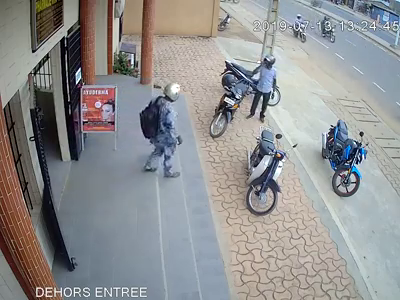
#> input picture frame 145 of video.mp4, 400 x 300 px
$ python calcul_flow.py
#> lines starting #> are read from the running program, lines starting #| are printed output that depends on the picture
import cv2
import numpy as np


cap = cv2.VideoCapture("video.mp4")

ret, frame1 = cap.read()
#> frame1 is the input picture: shape (300, 400, 3); mean B, G, R 144.9, 144.1, 143.9
prvs = cv2.cvtColor(frame1,cv2.COLOR_BGR2GRAY)
hsv = np.zeros_like(frame1)
hsv[...,1] = 255
while(1):
    ret, frame2 = cap.read()
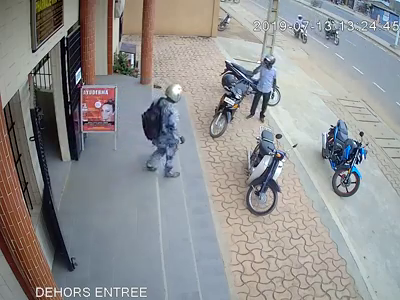
#> input picture frame 146 of video.mp4, 400 x 300 px
#> frame2 is the input picture: shape (300, 400, 3); mean B, G, R 144.9, 144.2, 143.9
    next = cv2.cvtColor(frame2,cv2.COLOR_BGR2GRAY)
    flow = cv2.calcOpticalFlowFarneback(prvs,next, None, 0.5, 3, 15, 3, 5, 1.2, 0)
    mag, ang = cv2.cartToPolar(flow[...,0], flow[...,1])
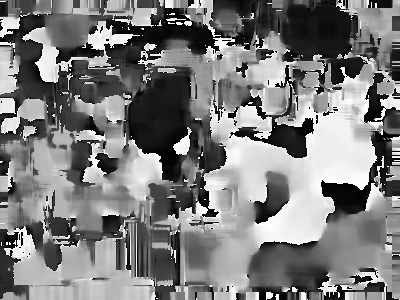
#> ang: shape (300, 400) float32; min 3.5e-05, max 6.28, mean 3.08; drawn with min black and max white
    hsv[...,0] = ang*180/np.pi/2
    hsv[...,2] = cv2.normalize(mag,None,0,255,cv2.NORM_MINMAX)
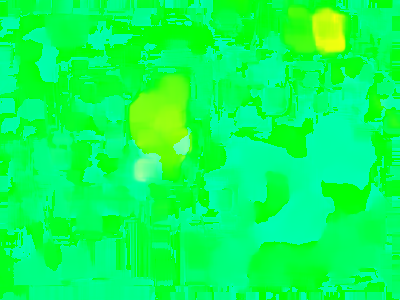
#> hsv: shape (300, 400, 3); mean of channels 0, 1, 2 87.7, 255, 7.7; drawn as B, G, R
    bgr = cv2.cvtColor(hsv,cv2.COLOR_HSV2BGR)
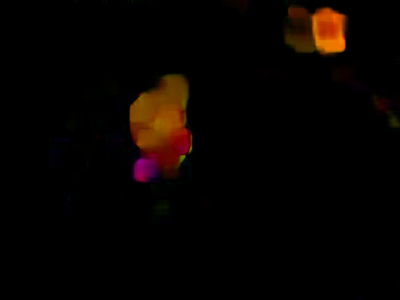
#> bgr: shape (300, 400, 3); mean B, G, R 0.5, 3.1, 7.6
    # Redimensionner les 2 images avant de les mettre cote à  cote
    imstack1 = cv2.resize(bgr,(600,600))
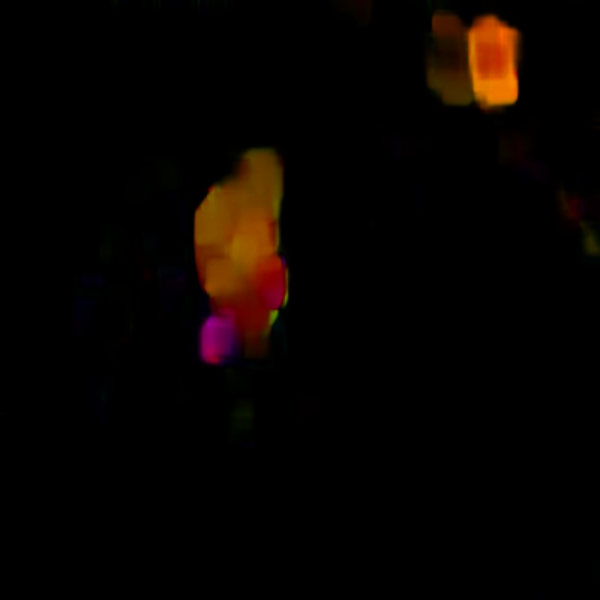
#> imstack1: shape (600, 600, 3); mean B, G, R 0.5, 3.1, 7.6
    imstack2 = cv2.resize(frame2,(600,600))
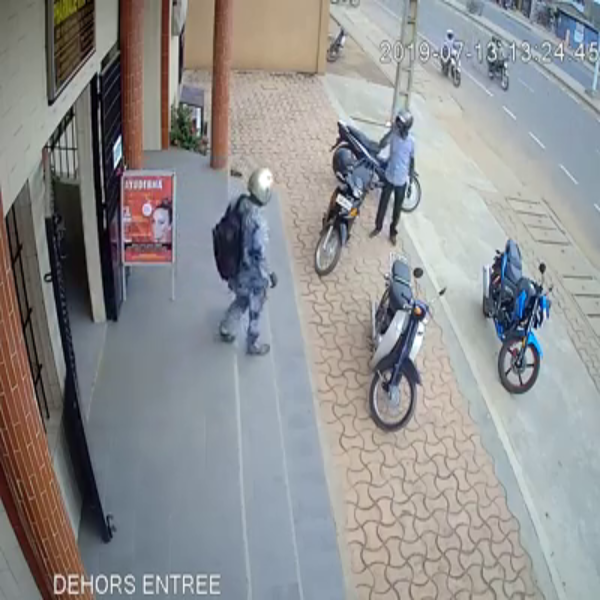
#> imstack2: shape (600, 600, 3); mean B, G, R 144.8, 144.1, 143.8
    imstack_final = np.hstack((imstack2,imstack1))
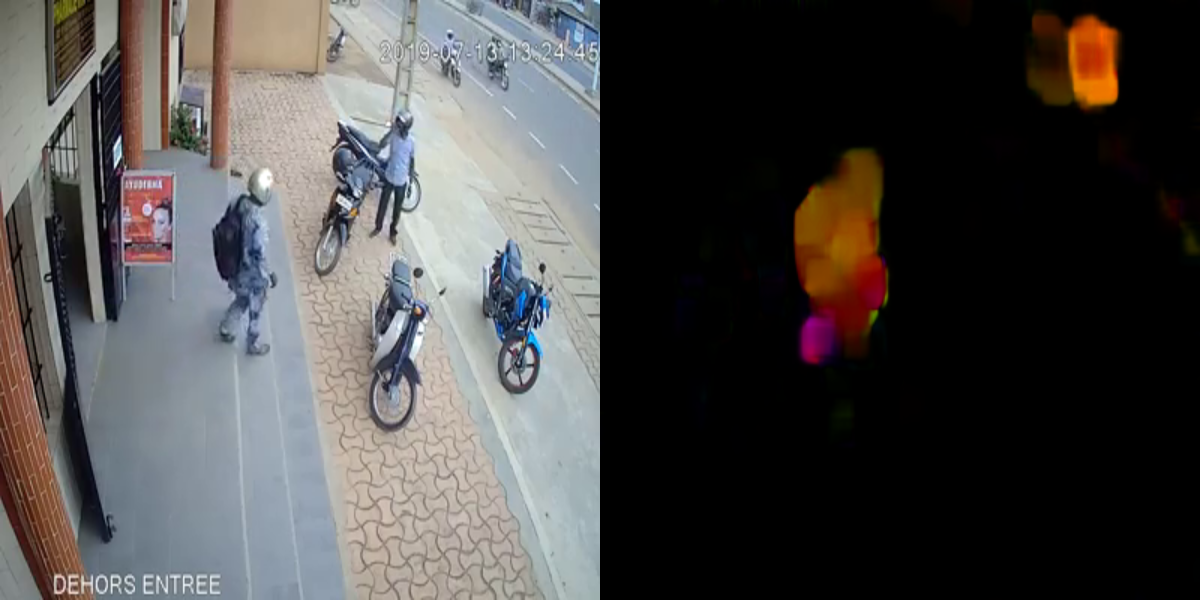
#> imstack_final: shape (600, 1200, 3); mean B, G, R 72.6, 73.6, 75.7
    cv2.imshow('frame2',imstack_final)

    k = cv2.waitKey(1) & 0xff
#> (key q is pressed here)
    # q pour quitter
    if k == ord('q'):
        break
    elif k == ord('a'):
        cv2.imwrite('opticalfb.png',imstack_final)
        #cv2.imwrite('opticalhsv.png',bgr)
    prvs = next
cv2.destroyAllWindows()

$ run again, starting later in the video
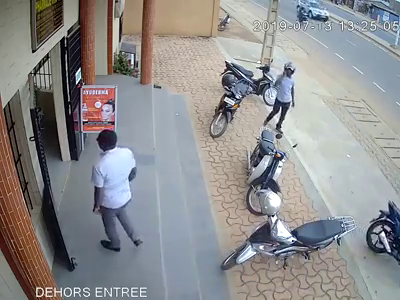
#> input picture frame 655 of video.mp4, 400 x 300 px
#> frame1 is the input picture: shape (300, 400, 3); mean B, G, R 142.4, 141.4, 142
#> `hsv[...,2] = cv2.normalize(mag,None,0,255,cv2.NORM_MINMAX)`:
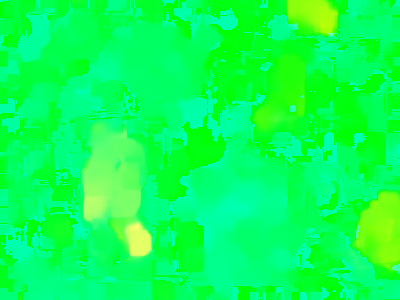
#> hsv: shape (300, 400, 3); mean of channels 0, 1, 2 86.1, 255, 11.6; drawn as B, G, R
#> `imstack_final = np.hstack((imstack2,imstack1))`:
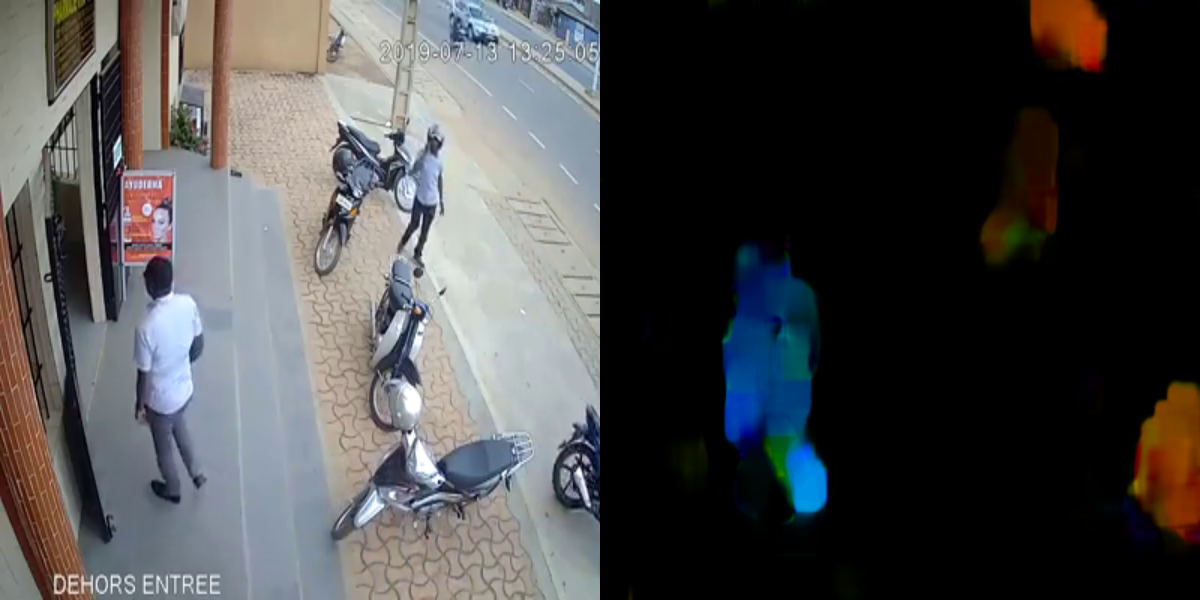
#> imstack_final: shape (600, 1200, 3); mean B, G, R 74.3, 73.5, 73.7

$ run again, starting later in the video
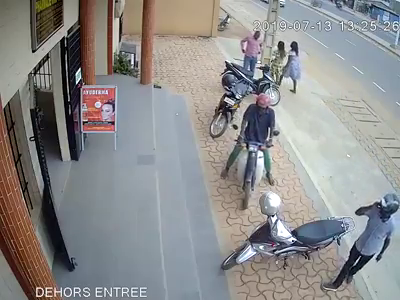
#> input picture frame 1164 of video.mp4, 400 x 300 px
#> frame1 is the input picture: shape (300, 400, 3); mean B, G, R 140.3, 140.3, 140.9
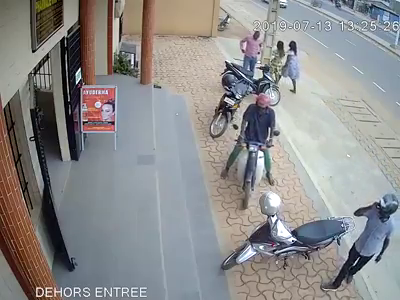
#> input picture frame 1165 of video.mp4, 400 x 300 px
#> frame2 is the input picture: shape (300, 400, 3); mean B, G, R 140.3, 140.3, 140.9
#> `imstack_final = np.hstack((imstack2,imstack1))`:
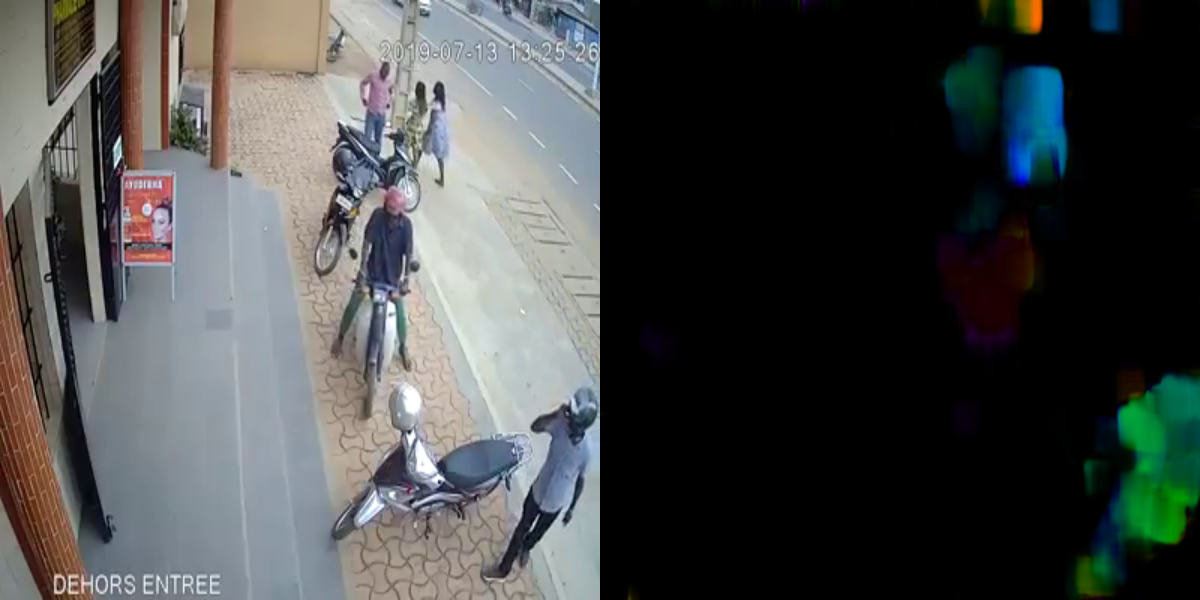
#> imstack_final: shape (600, 1200, 3); mean B, G, R 72.8, 73.5, 71.1
